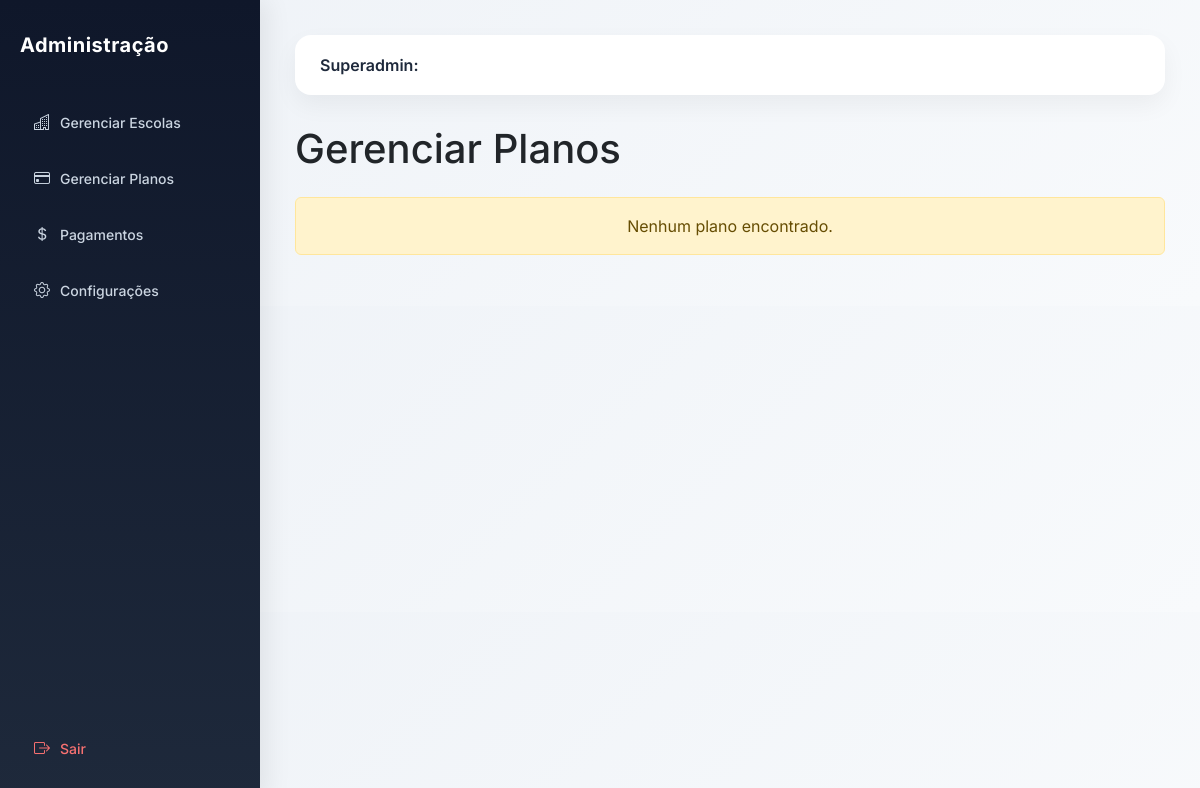
The app's page /planos/, older data.
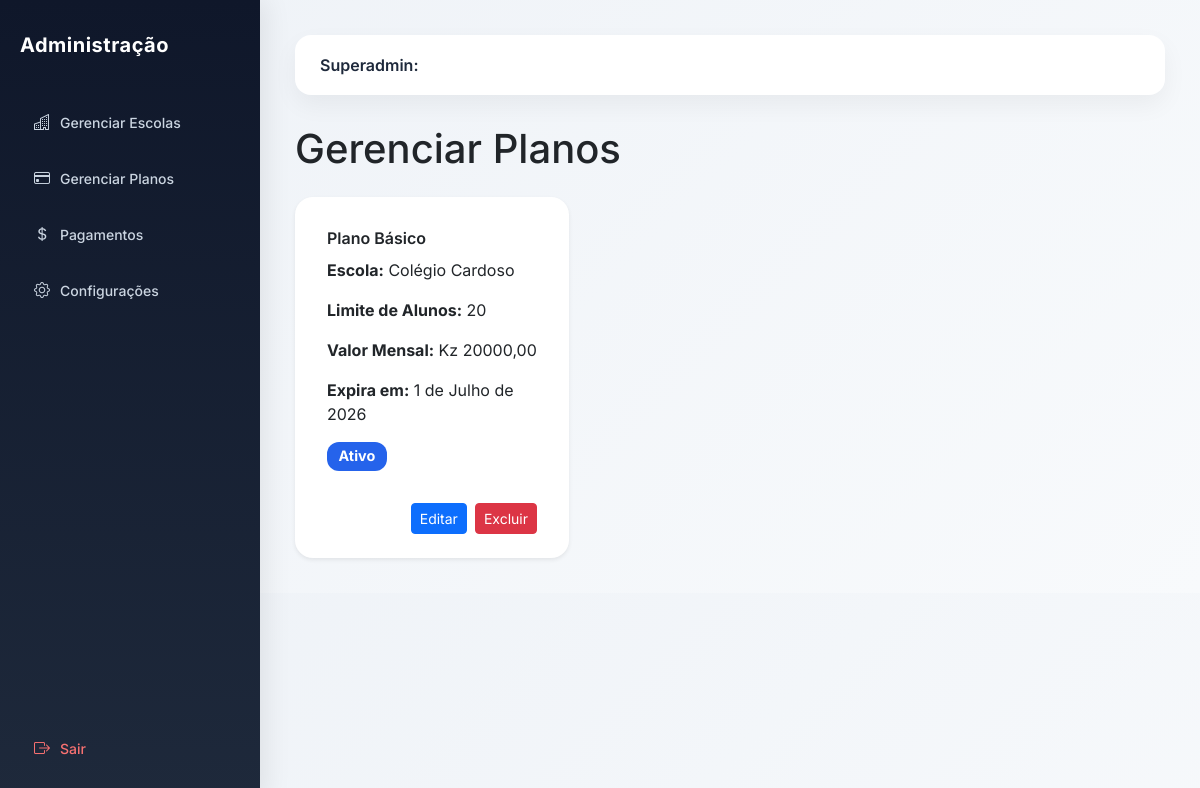
The same page, newer data.
### academic/models.py (models this page shows, shortened)
class Plano(models.Model):
    escola = models.OneToOneField(
        'Escola',  # Referência a Escola do app academic
        on_delete=models.CASCADE,
        related_name='plano_assinatura',
        default=1  # Atenção: certifique-se de que existe uma Escola com ID=1
    )
    nome = models.CharField(max_length=100)
    limite_alunos = models.PositiveIntegerField()
    valor_mensal = models.DecimalField(max_digits=10, decimal_places=2)
    data_expiracao = models.DateField(default=timezone.now)
    ativo = models.BooleanField(default=True)

class Escola(models.Model):
    nome = models.CharField(
        "Nome da Escola",
        max_length=255
    )
    codigo = models.CharField(
        "Código da Escola",
        max_length=10,
        unique=True,
        blank=True,
        help_text="Código usado no login da escola"
    )
    logo = models.ImageField(
        upload_to='logos_escolas/',
        blank=True,
        null=True
    )
    endereco = models.CharField(
        "Endereço",
        max_length=255
    )
    telefone = models.CharField(
        "Telefone",
        max_length=20
    )
    nif = models.CharField(
        "NIF",
        max_length=14,
        blank=True,
        null=True,
        help_text="Número de Identificação Fiscal da escola"
    )
    email = models.EmailField(
        "Email da Escola",
        max_length=254,
        blank=True,
        null=True,
        help_text="Email oficial da escola"
    )
    plano = models.ForeignKey(
        "Plano",
        on_delete=models.SET_NULL,
        null=True,
        blank=True,
        related_name="escolas",
        verbose_name="Plano"
    )
    data_expiracao = models.DateField(
        "Data de Expiração do Plano",
        null=True,
        blank=True
    )
    ativo = models.BooleanField(
        "Ativo",
        default=True
    )
    criada_em = models.DateTimeField(
        "Criada em",
        auto_now_add=True
    )
    class Meta:
        verbose_name = "Escola"
        verbose_name_plural = "Escolas"
        ordering = ["nome"]

### core/views.py (the view)
# urls.py: path('planos/', views.gerenciar_planos, name='gerenciar_planos'),
def gerenciar_planos(request):
    planos = Plano.objects.select_related('escola').all()
    return render(request, 'planos.html', {'planos': planos})

### core/templates/planos.html (shortened to what this page needs)
{% extends 'admin.html' %}
{% block content %}
<h1 class="mb-4">Gerenciar Planos</h1>
<div class="row g-4">
    {% for plano in planos %}
    <div class="col-md-6 col-lg-4">
        <div class="card card-dashboard p-3 border-0 shadow-sm h-100"
             style="transition: transform 0.3s; cursor: pointer;"
             onmouseover="this.style.transform='scale(1.05)'"
             onmouseout="this.style.transform='scale(1)'">
            <div class="card-body">
                <h5 class="card-title">{{ plano.nome }}</h5>
                <p class="card-text"><strong>Escola:</strong> {{ plano.escola.nome }}</p>
                <p class="card-text"><strong>Limite de Alunos:</strong> {{ plano.limite_alunos }}</p>
                <p class="card-text"><strong>Valor Mensal:</strong> Kz {{ plano.valor_mensal }}</p>
                <p class="card-text"><strong>Expira em:</strong> {{ plano.data_expiracao }}</p>
                <span class="badge"
                      style="
                        background-color: {% if plano.ativo %}#2563eb{% else %}#ef4444{% endif %};
                        color: white;
                        font-size: 0.9rem;
                        padding: 0.5em 0.8em;
                        border-radius: 12px;
                      ">
                      {% if plano.ativo %}Ativo{% else %}Inativo{% endif %}
                </span>
            </div>
            <div class="card-footer bg-transparent border-0 mt-2 d-flex justify-content-end">
                <a href="{% url 'editar_plano' plano.id %}" class="btn btn-sm btn-primary me-2">
                    Editar
                </a>
                <a href="{% url 'excluir_plano' plano.id %}" class="btn btn-sm btn-danger">
                    Excluir
                </a>
            </div>
        </div>
    </div>
    {% empty %}
    <div class="col-12">
        <div class="alert alert-warning text-center">
            Nenhum plano encontrado.
        </div>
    </div>
    {% endfor %}
</div>
{% endblock %}

### core/templates/admin.html (shortened to what this page needs)
<!DOCTYPE html>
<html lang="pt">
<head>
    <link href="https://cdn.jsdelivr.net/npm/bootstrap@5.3.2/dist/css/bootstrap.min.css" rel="stylesheet">
    <link rel="stylesheet" href="https://cdn.jsdelivr.net/npm/bootstrap-icons@1.11.1/font/bootstrap-icons.css">
</head>
<body>
<div class="sidebar">
    <div class="brand">
        Administração
    </div>
    <ul class="menu">
        <li class="menu-item">
                <a href="/escolas/" class="menu-link">
                    <i class="bi bi-buildings"></i> Gerenciar Escolas
                </a>
        </li>
        <li class="menu-item">
            <a href="/planos/" class="menu-link">
                <i class="bi bi-credit-card"></i> Gerenciar Planos
            </a>
        </li>
        <li class="menu-item">
            <a href="/pagamentos-escolas/" class="menu-link">
                <i class="bi bi-currency-dollar"></i> Pagamentos
            </a>
        </li>
        <li class="menu-item">
            <a href="/configuracoes/" class="menu-link">
                <i class="bi bi-gear"></i> Configurações
            </a>
        </li>
    </ul>
    <div class="sidebar-footer">
        <a href="/logout/" class="menu-link logout-link">
            <i class="bi bi-box-arrow-right"></i> Sair
        </a>
    </div>
</div>
<div class="content">
    <div class="topbar">
        <div class="user-info">
            Superadmin: {{ user.username }}
        </div>
    </div>
    {% block content %}{% endblock %}
</div>
</body>
</html>

### core/templates/admin.html (style rules this page uses)
body { margin: 0; font-family: 'Inter', sans-serif; background: linear-gradient(135deg, #eef2f7, #f8fafc); }
.sidebar { position: fixed; width: 260px; height: 100vh; background: linear-gradient(180deg, #0f172a, #1e293b); padding: 30px 20px; color: white; box-shadow: 6px 0 25px rgba(0,0,0,0.08); }
.brand { font-size: 20px; font-weight: 700; margin-bottom: 40px; letter-spacing: 0.5px; }
.menu { list-style: none; padding: 0; margin: 0; }
.menu-item { margin-bottom: 12px; }
.menu-link { display: flex; align-items: center; text-decoration: none; padding: 10px 14px; border-radius: 10px; color: #cbd5e1; font-weight: 500; transition: 0.3s; font-size: 14px; }
.menu-link i { margin-right: 10px; font-size: 16px; }
.sidebar-footer { position: absolute; bottom: 30px; width: 85%; }
.logout-link { color: #f87171; }
.content { margin-left: 260px; padding: 35px; }
.topbar { background: white; padding: 18px 25px; border-radius: 16px; box-shadow: 0 10px 25px rgba(0,0,0,0.05); margin-bottom: 30px; display: flex; justify-content: space-between; align-items: center; }
.user-info { font-weight: 600; color: #1e293b; }
.card-dashboard { border: none; border-radius: 18px; box-shadow: 0 12px 30px rgba(0,0,0,0.05); }
.card-title { font-weight: 600; font-size: 16px; margin-bottom: 10px; }

Row changes from the older to the newer data that the page shows:
added Plano: nome "Plano Básico", escola.nome "Colégio Cardoso", limite_alunos "20", valor_mensal "20000,00", data_expiracao "1 de Julho de 2026", ativo "Ativo"
Text that changed along with them:
text no longer shown: "Nenhum plano encontrado."
